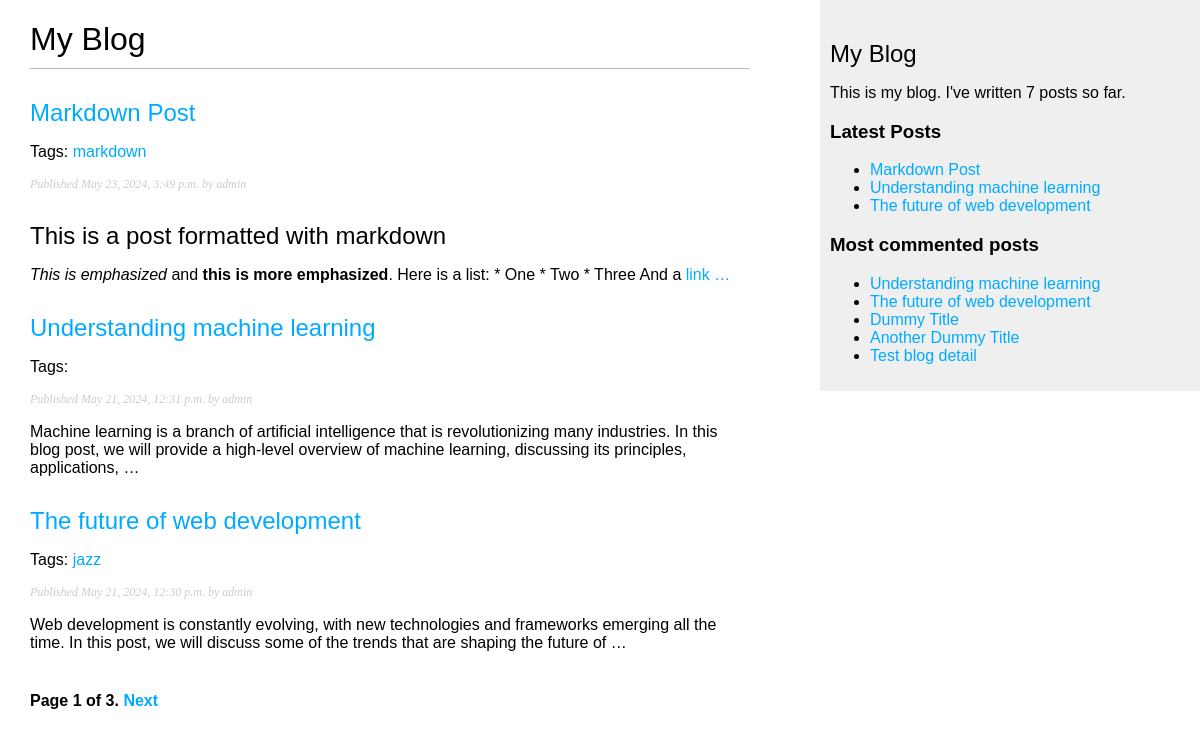
Screenshot of /blog/ with the database file from the repository.
### blog/models.py (models this page shows, shortened)
class Post(models.Model):
    class Status(models.TextChoices):
        DRAFT = 'DF', 'Draft'
        PUBLISHED = 'PB', 'Published'
    title = models.CharField(max_length=250)
    slug = models.SlugField(max_length=250, unique_for_date='publish')
    author = models.ForeignKey(settings.AUTH_USER_MODEL, on_delete=models.CASCADE, related_name='blog_posts')
    body = models.TextField()
    publish = models.DateTimeField(default=timezone.now)
    created = models.DateTimeField(auto_now_add=True)
    updated = models.DateTimeField(auto_now=True)
    status = models.CharField(max_length=2, choices=Status, default=Status.DRAFT)
    objects = models.Manager()  # Default Manager
    published = PublishedManager()  # Custom Manager
    tags = TaggableManager()
    class Meta:
        ordering = ['-publish']
        indexes = [
            models.Index(fields=['-publish']),
        ]
    def get_absolute_url(self):
        return reverse('blog:post_detail', args=[self.publish.year, self.publish.month, self.publish.day, self.slug])

### blog/views.py (the view)
# urls.py: path('', views.post_list, name='post_list'),
def post_list(request, tag_slug=None):
    post_list = Post.published.all()
    tag = None
    if tag_slug:
        tag = get_object_or_404(Tag, slug=tag_slug)
        post_list = post_list.filter(tags__in=[tag])
    paginator = Paginator(post_list, 3)  # Pagination with three posts per page
    page_number = request.GET.get('page', 1)
    try:
        posts = paginator.page(page_number)
    except PageNotAnInteger:  # If page number is not an integer, get the first page
        posts = paginator.page(1)
    except EmptyPage:
        posts = paginator.page(paginator.num_pages)
    return render(request, 'blog/post/list.html', {
        'posts': posts,
        'tag': tag
    })

### blog/models.py (called while the page is built)
    def get_queryset(self):
        return super().get_queryset().filter(status=Post.Status.PUBLISHED)

### blog/templatetags/blog_tags.py (called while the page is built)
@register.simple_tag
def total_posts():
    return Post.published.count()

@register.inclusion_tag('blog/post/latest_posts.html')
def show_latest_posts(count=5):
    latest_posts = Post.published.order_by('-publish')[:count]
    return {'latest_posts': latest_posts}

@register.simple_tag
def get_most_commented_posts(count=5):
    return Post.published.annotate(total_comments=Count('comments')).order_by('-total_comments')[:count]

@register.filter(name='markdown')
def markdown_format(text):
    return mark_safe(markdown.markdown(text))

### blog/templates/blog/post/list.html (shortened to what this page needs)
{% extends "blog/base.html" %}
{% load blog_tags %}
{% block content %}
    <h1>My Blog</h1>
    {% for post in posts %}
        <h2>
            <a href="{{ post.get_absolute_url }}">
                {{ post.title }}
            </a>
        </h2>
        <p class="tags">Tags:
            {% for tag in post.tags.all %}
        <a href="{% url "blog:post_list_by_tag" tag.slug %}">
          {{ tag.name }}
        </a>{% if not forloop.last %}, {% endif %}
      {% endfor %}
        </p>
        <p class="date">
            Published {{ post.publish }} by {{ post.author }}
        </p>
        {{ post.body| markdown | truncatewords_html:30 }}
    {% endfor %}
    {% include "pagination.html" with page=posts %}
{% endblock %}

### blog/templates/blog/base.html (shortened to what this page needs)
{% load blog_tags %}
{% load static %}
<!DOCTYPE html>
<html lang="en">
<head>
    <link href="{% static "css/blog.css" %}" rel="stylesheet">
</head>
<body>
    <div id="content">
        {% block content %}
        {% endblock %}
    </div>
    <div id="sidebar">
        <h2>My Blog</h2>
        <p>This is my blog. I've written {% total_posts %} posts so far.</p>
        <h3>Latest Posts</h3>
        {% show_latest_posts 3 %}
        <h3>Most commented posts</h3>
        {% get_most_commented_posts as most_commented_posts %}
        <ul>
            {% for post in most_commented_posts %}
                <li>
                    <a href="{{ post.get_absolute_url }}">{{ post.title }}</a>
                </li>
            {% endfor %}
        </ul>
    </div>
</body>
</html>

### blog/templates/blog/post/latest_posts.html
<ul>
    {% for post in latest_posts%}
        <li>
            <a href="{{ post.get_absolute_url }}">{{ post.title }}</a>
        </li>
    {% endfor %}
</ul>

### blog/static/css/blog.css (style rules this page uses)
body { margin:0; padding:0; font-family:helvetica, sans-serif; }
a { color:#00abff; text-decoration:none; }
h1 { font-weight:normal; border-bottom:1px solid #bbb; padding:0 0 10px 0; }
h2 { font-weight:normal; margin:30px 0 0; }
#content { float:left; width:60%; padding:0 0 0 30px; }
#sidebar { float:right; width:30%; padding:10px; background:#efefef; height:100%; }
p.date { color:#ccc; font-family: georgia, serif; font-size: 12px; font-style: italic; }

### rows the page displays
Post: title "Markdown Post", publish "May 23, 2024, 3:49 p.m.", author "admin", body "This is a post formatted with markdown This is emphasized and this is more emphasized . Here is a list: * One * Two * Three And a link …"
Tag: name "markdown"
Post: title "Understanding machine learning", publish "May 21, 2024, 12:31 p.m.", author "admin", body "Machine learning is a branch of artificial intelligence that is revolutionizing many industries. In this blog post, we will provide a high-level overview of machine learning, discussing its principles, applications, …"
Post: title "The future of web development", publish "May 21, 2024, 12:30 p.m.", author "admin", body "Web development is constantly evolving, with new technologies and frameworks emerging all the time. In this post, we will discuss some of the trends that are shaping the future of …"
Tag: name "jazz"
Post: title "Dummy Title"
Post: title "Another Dummy Title"
Post: title "Test blog detail"

### other values shown
{{ page.number }} "1"
{{ page.paginator.num_pages }} "3"
